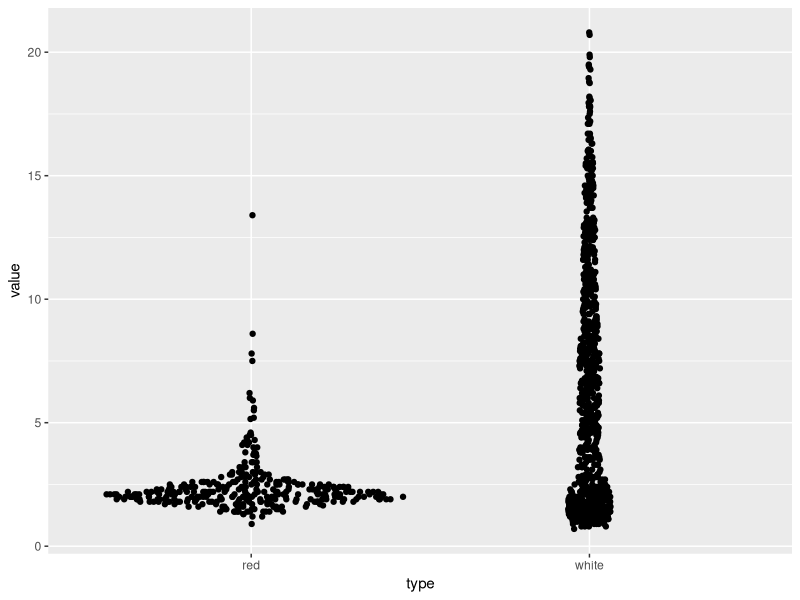
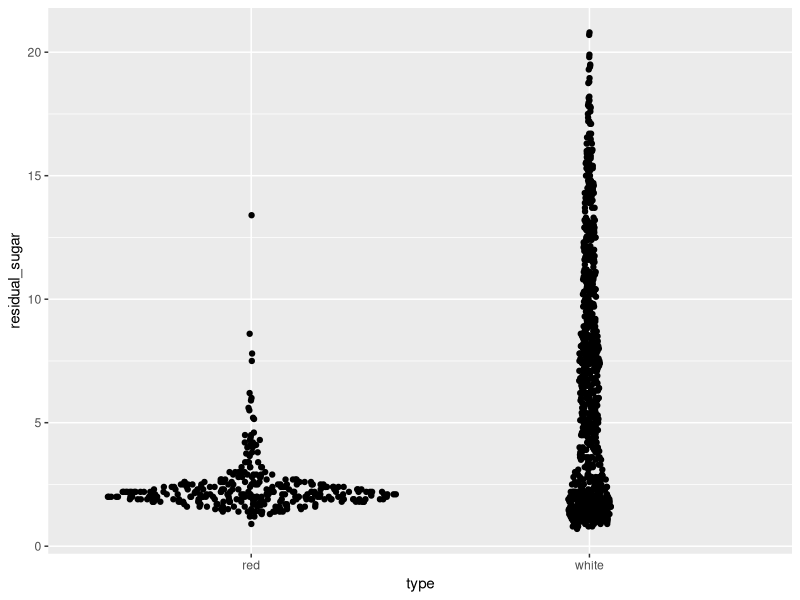
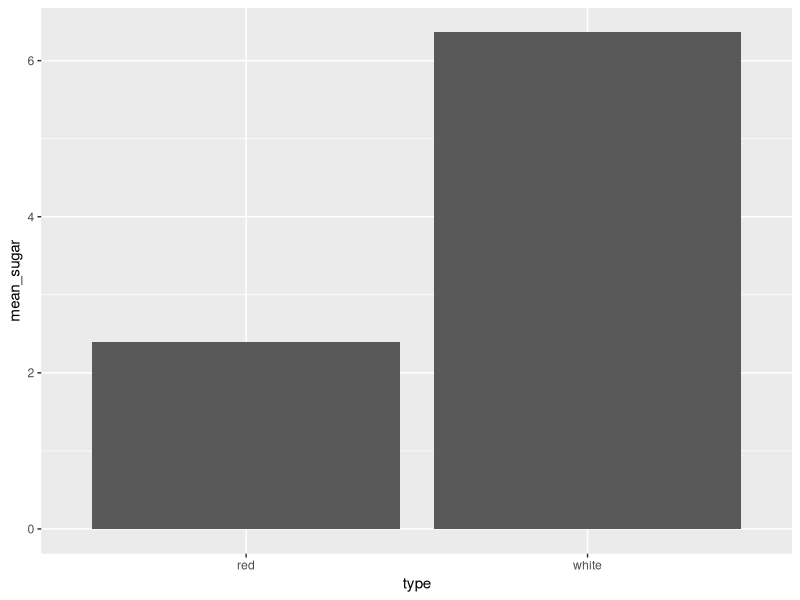
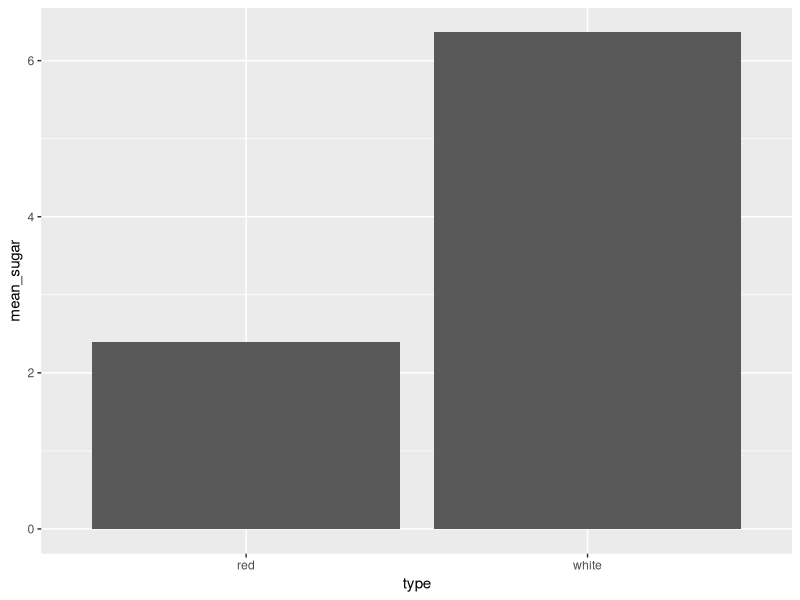
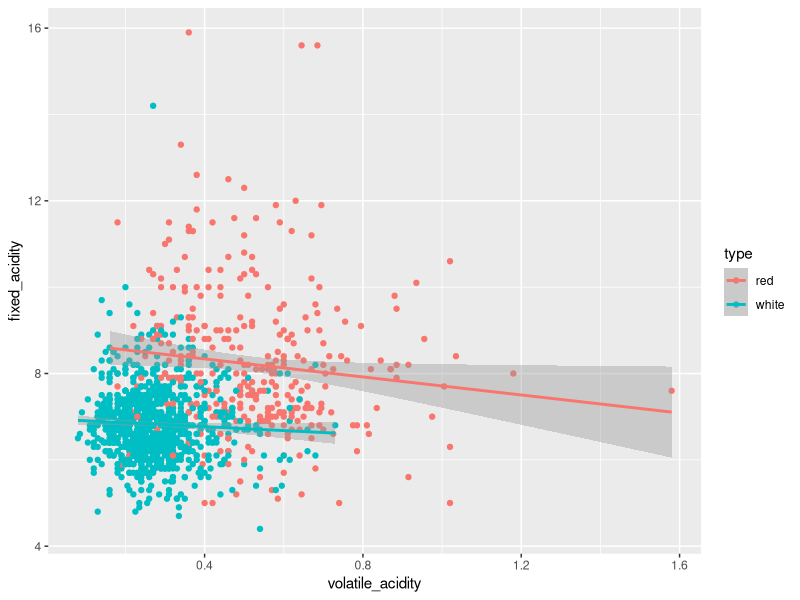
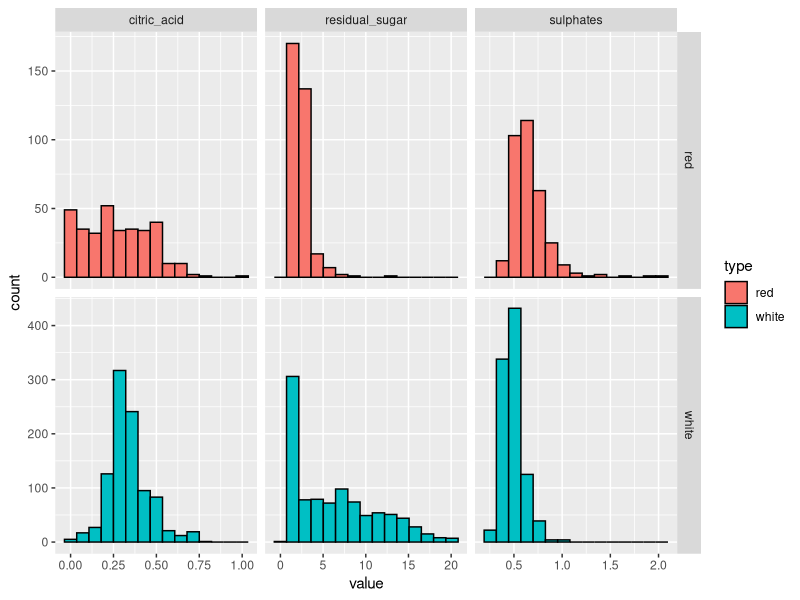

R code for these plots, in order: (Note: this script raises an error after producing the figures.)
## ---- chunk 1
knitr::opts_chunk$set(warning=FALSE, message=FALSE, include=F, fig.width =4, fig.height =3, eval=F)
library(tidyverse)
wine_wide <- read_csv("wine_version1.csv")
wine_long <- read_csv("wine_version2.csv")
## ---- chunk 2
wine_long %>%
  filter(attribute == "residual_sugar") %>%
  ggplot(aes(x = type, y = value)) + 
  ggforce::geom_sina()

wine_wide %>%
  ggplot(aes(x = type, y = residual_sugar)) + 
  ggforce::geom_sina()

wine_long %>%
  filter(attribute == "residual_sugar") %>%
  group_by(type) %>%
  summarize(mean_sugar = mean(value)) %>%
  ggplot(aes(x = type, y = mean_sugar)) +
  geom_col()

wine_wide %>%
  group_by(type) %>%
  summarize(mean_sugar = mean(residual_sugar)) %>%
  ggplot(aes(x = type, y = mean_sugar)) +
  geom_col()
  
## ---- chunk 3
wine_wide %>%
  ggplot(aes(x = volatile_acidity, y = fixed_acidity,color= type)) + 
  geom_point() + 
  geom_smooth(method = "lm")
## ---- chunk 4
wine_long %>%
  filter(attribute %in% c("citric_acid", "residual_sugar", "sulphates")) %>%
  ggplot(aes(x = value, fill = type)) + 
  geom_histogram(color = "black", bins = 15)+
  facet_grid(rows = vars(type), cols = vars(attribute), scales = "free")
## ---- chunk 5
malaria_cases %>% 
  filter(country %in% c("Costa Rica", "Argentina", "Bolivia")) %>%
  ggplot(aes(x = year, y = cases, group = country, color = country)) + 
  geom_line() + 
  geom_point()
